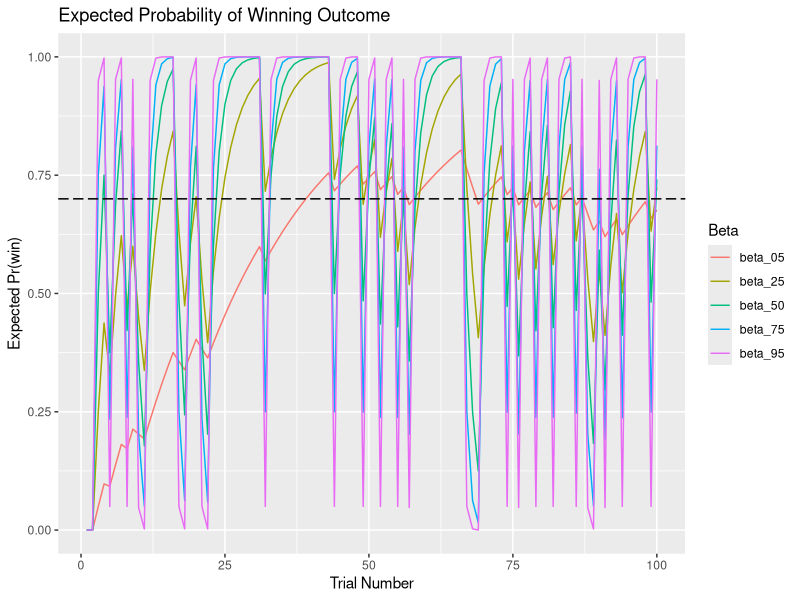
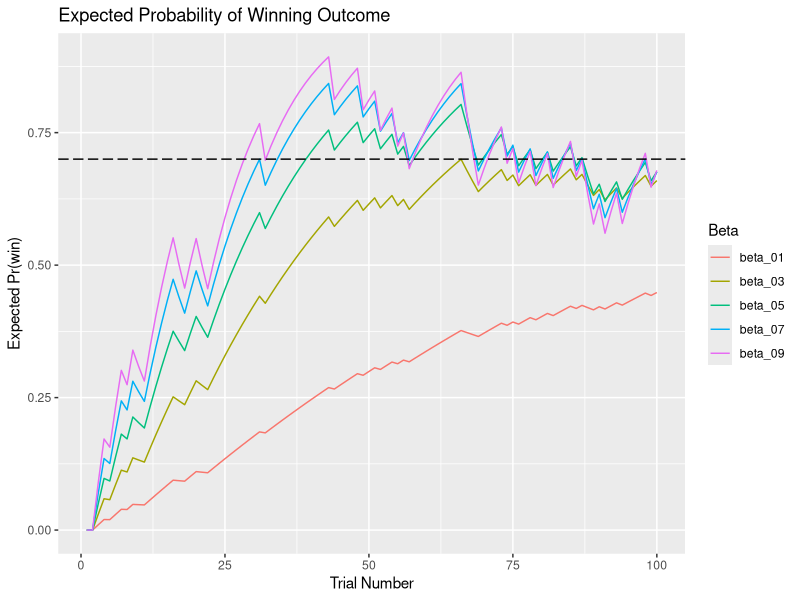
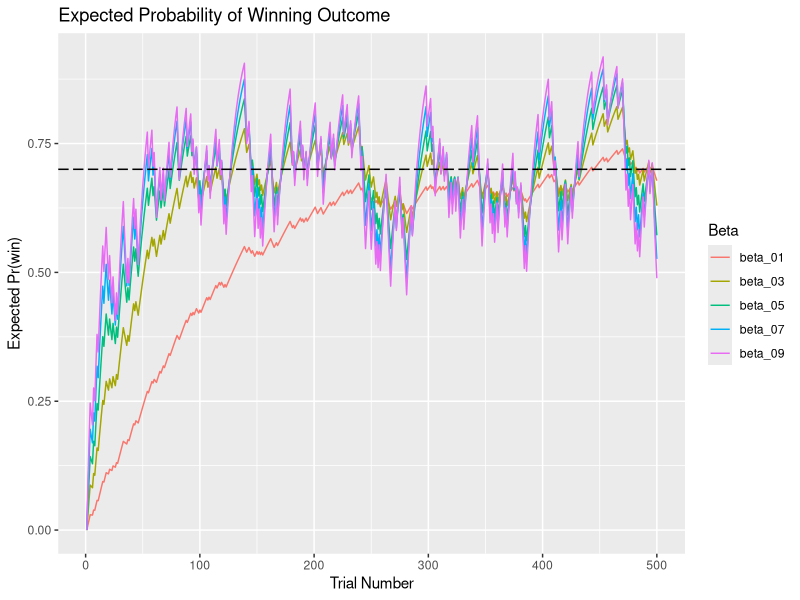

Source code (R) for these figures, in order:
## ---- chunk 1
knitr::opts_chunk$set(echo = TRUE, dev = "svg")
## ---- chunk 2
# For pretty images
library(ggplot2)

# Number of 'trials'
num_trials <- 100

# The win rate is 0.7
payoff <- rbinom(n = num_trials, size = 1, prob = 0.7)

# Function that iterates the Rescorla-Wagner rule 
rw_update <- function(lambda, beta, init) {
  # To store expected value for each trial
  Pr_win <- vector(length=length(lambda))
  # Set initial value
  Pr_win[1] <- init
  for (t in 1:(length(lambda)-1)) {
    Pr_win[t+1] <- Pr_win[t] + beta * (lambda[t] - Pr_win[t])
  }
  return(Pr_win)
}

# With initial expectation = 0, try different learning rates
beta_05 <- rw_update(lambda = payoff, beta = 0.05, init = 0)
beta_25 <- rw_update(lambda = payoff, beta = 0.25, init = 0)
beta_50 <- rw_update(lambda = payoff, beta = 0.50, init = 0)
beta_75 <- rw_update(lambda = payoff, beta = 0.75, init = 0)
beta_95 <- rw_update(lambda = payoff, beta = 0.95, init = 0)

# Store in data.frame for plotting
all_data <- stack(data.frame(beta_05 = beta_05,
                             beta_25 = beta_25,
                             beta_50 = beta_50,
                             beta_75 = beta_75,
                             beta_95 = beta_95))
# Add trial 
all_data[["trial"]] <- rep(1:num_trials, 5)
names(all_data)[2]  <- "Beta"

# Plot results
p <- ggplot(all_data, aes(x = trial, y = values, color = Beta)) + 
  geom_line() + 
  geom_hline(yintercept = 0.7, colour="black", linetype = "longdash") + 
  ggtitle("Expected Probability of Winning Outcome") + 
  xlab("Trial Number") + 
  ylab("Expected Pr(win)")  
p
## ---- chunk 3
# Learning rates closer to 0.05
beta_01 <- rw_update(lambda = payoff, beta = 0.01, init = 0)
beta_03 <- rw_update(lambda = payoff, beta = 0.03, init = 0)
beta_05 <- rw_update(lambda = payoff, beta = 0.05, init = 0)
beta_07 <- rw_update(lambda = payoff, beta = 0.07, init = 0)
beta_09 <- rw_update(lambda = payoff, beta = 0.09, init = 0)

# Store in data.frame for plotting
all_data <- stack(data.frame(beta_01 = beta_01,
                             beta_03 = beta_03,
                             beta_05 = beta_05,
                             beta_07 = beta_07,
                             beta_09 = beta_09))
# Add trial 
all_data[["trial"]] <- rep(1:num_trials, 5)
names(all_data)[2]  <- "Beta"

# Plot results
p2 <- ggplot(all_data, aes(x = trial, y = values, color = Beta)) +
  geom_line() + 
  geom_hline(yintercept = 0.7, colour="black", linetype = "longdash") + 
  ggtitle("Expected Probability of Winning Outcome") + 
  xlab("Trial Number") + 
  ylab("Expected Pr(win)")
p2
## ---- chunk 4
# Number of 'trials'
num_trials <- 500

# The win rate is 0.7
payoff <- rbinom(n = num_trials, size = 1, prob = 0.7)

# Learning rates closer to 0.05
beta_01 <- rw_update(lambda = payoff, beta = 0.01, init = 0)
beta_03 <- rw_update(lambda = payoff, beta = 0.03, init = 0)
beta_05 <- rw_update(lambda = payoff, beta = 0.05, init = 0)
beta_07 <- rw_update(lambda = payoff, beta = 0.07, init = 0)
beta_09 <- rw_update(lambda = payoff, beta = 0.09, init = 0)

# Store in data.frame for plotting
all_data <- stack(data.frame(beta_01 = beta_01,
                             beta_03 = beta_03,
                             beta_05 = beta_05,
                             beta_07 = beta_07,
                             beta_09 = beta_09))
# Add trial 
all_data[["trial"]] <- rep(1:num_trials, 5)
names(all_data)[2]  <- "Beta"

# Plot results
p2 <- ggplot(all_data, aes(x = trial, y = values, color = Beta)) +
  geom_line() + 
  geom_hline(yintercept = 0.7, colour="black", linetype = "longdash") + 
  ggtitle("Expected Probability of Winning Outcome") + 
  xlab("Trial Number") + 
  ylab("Expected Pr(win)")
p2
